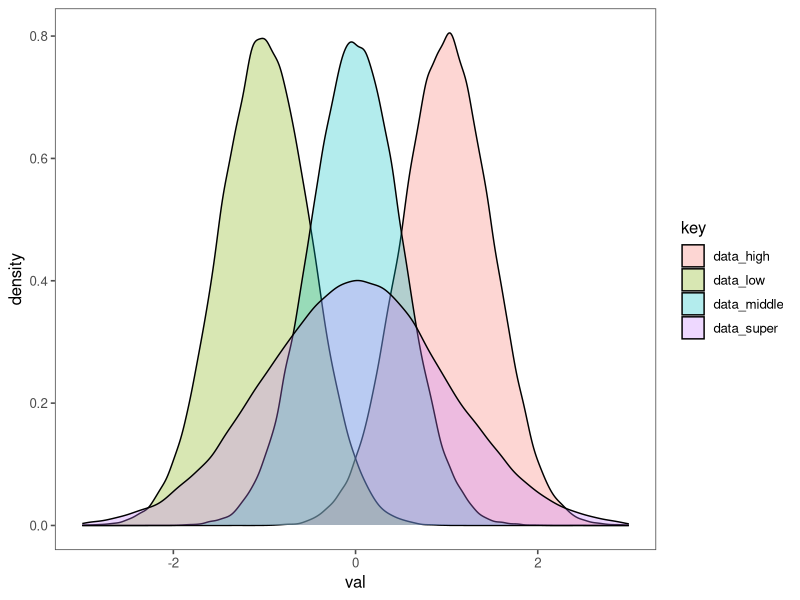

Recreate this plot in R.
## ---- chunk 1
library(tidyverse)
## ---- chunk 2
data_super <- rnorm(100000, 0, 1)
data_low <- rnorm(100000, -1, 0.5)
data_middle <- rnorm(100000, 0, 0.5)
data_high <- rnorm(100000, 1, 0.5)
data <- tibble (data_super, data_low, data_middle, data_high) %>% gather(key, val) %>% mutate(key = as.factor(key))
## ---- chunk 3
ggplot(data) +
  geom_density(aes(x = val, fill = key), alpha = 0.3) +
  #geom_density(aes(x = data_low), fill = "yellow", alpha = 0.1) +
  #geom_density(aes(x = data_middle), fill = "green", alpha = 0.1) +
  #geom_density(aes(x = data_high), fill = "blue", alpha = 0.1) +
  xlim(-3, 3) +
  ggthemes::theme_few() 
